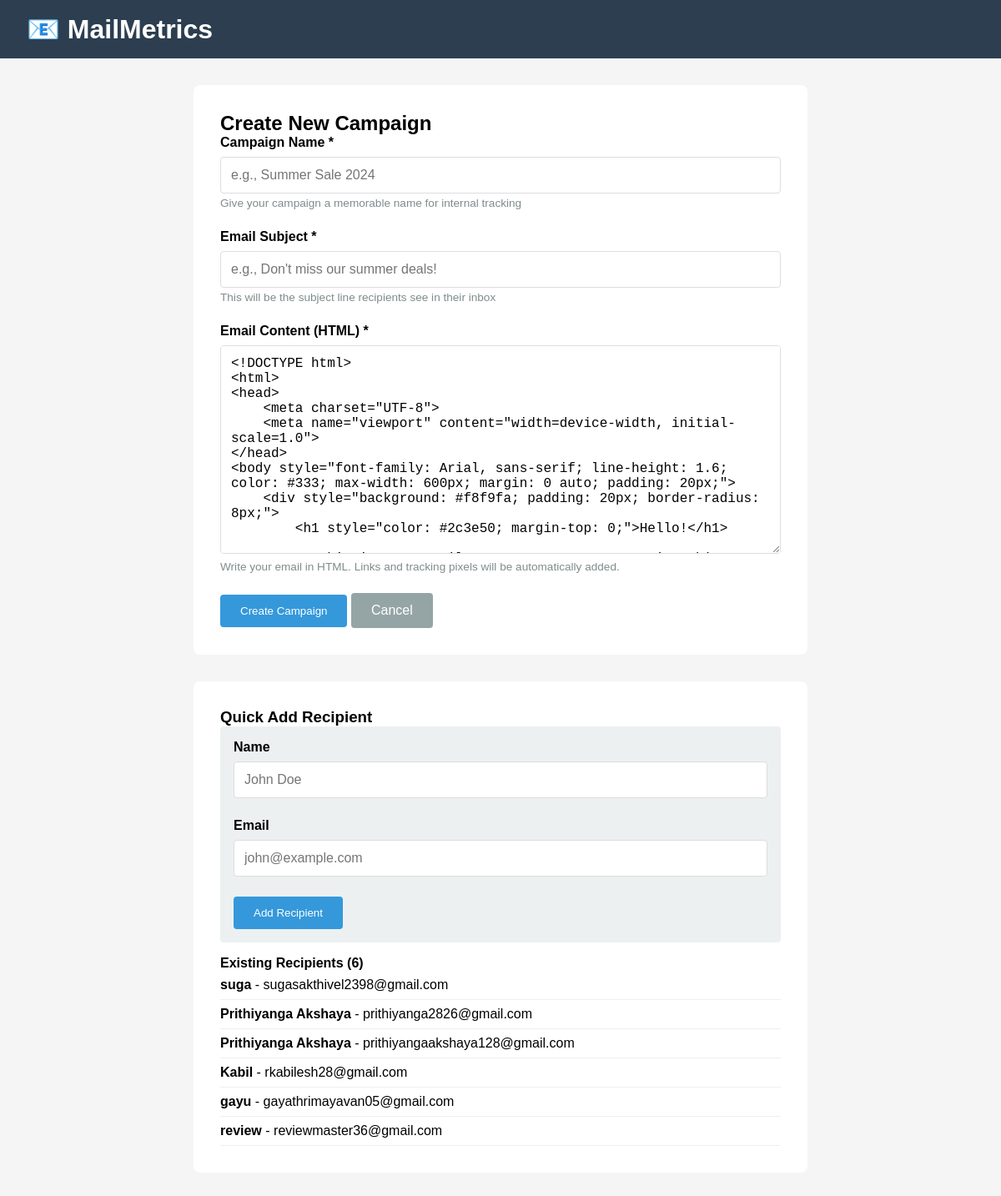
Screenshot of /campaigns/create/ with the database file from the repository.
### emails/models.py (models this page shows, shortened)
class Recipient(models.Model):
    email = models.EmailField(unique=True)
    name = models.CharField(max_length=200)
    created_at = models.DateTimeField(auto_now_add=True)

### emails/views.py (the view, shortened to what this page needs)
# urls.py: path('campaigns/create/', views.create_campaign, name='create_campaign'),
def create_campaign(request):
    recipients = Recipient.objects.all()
    return render(request, 'send_email.html', {'recipients': recipients})

### emails/templates/send_email.html (shortened to what this page needs)
<!DOCTYPE html>
<html>
<head>
</head>
<body>
    <div class="navbar">
        <h1>📧 MailMetrics</h1>
    </div>
    <div class="container">
        <div class="card">
            <h2>Create New Campaign</h2>
            <form method="post" action="{% url 'create_campaign' %}">
                <div class="form-group">
                    <label for="name">Campaign Name *</label>
                    <input type="text" id="name" name="name" required placeholder="e.g., Summer Sale 2024">
                    <div class="help-text">Give your campaign a memorable name for internal tracking</div>
                </div>
                <div class="form-group">
                    <label for="subject">Email Subject *</label>
                    <input type="text" id="subject" name="subject" required placeholder="e.g., Don't miss our summer deals!">
                    <div class="help-text">This will be the subject line recipients see in their inbox</div>
                </div>
                <div class="form-group">
                    <label for="content">Email Content (HTML) *</label>
                    <textarea id="content" name="content" required placeholder="Enter your HTML email content here..."><!DOCTYPE html>
<html>
<head>
    <meta charset="UTF-8">
    <meta name="viewport" content="width=device-width, initial-scale=1.0">
</head>
<body style="font-family: Arial, sans-serif; line-height: 1.6; color: #333; max-width: 600px; margin: 0 auto; padding: 20px;">
    <div style="background: #f8f9fa; padding: 20px; border-radius: 8px;">
        <h1 style="color: #2c3e50; margin-top: 0;">Hello!</h1>
        <p>This is your email content. You can customize this HTML to match your brand.</p>
        <p>Add images, links, and styling as needed.</p>
        <a href="https://example.com" style="display: inline-block; padding: 12px 24px; background: #3498db; color: white; text-decoration: none; border-radius: 4px; margin: 10px 0;">Click Here</a>
        <p style="margin-top: 20px; font-size: 0.9rem; color: #7f8c8d;">
            Best regards,<br>
            Your Team
        </p>
    </div>
</body>
</html></textarea>
                    <div class="help-text">Write your email in HTML. Links and tracking pixels will be automatically added.</div>
                </div>
                <button type="submit" class="btn">Create Campaign</button>
                <a href="{% url 'dashboard' %}" class="btn btn-secondary">Cancel</a>
            </form>
        </div>
        <div class="card recipients">
            <h3>Quick Add Recipient</h3>
            <div class="recipient-form">
                <form method="post" action="{% url 'add_recipient' %}">
                    <div class="form-group">
                        <label for="recipient-name">Name</label>
                        <input type="text" id="recipient-name" name="name" required placeholder="John Doe">
                    </div>
                    <div class="form-group">
                        <label for="recipient-email">Email</label>
                        <input type="email" id="recipient-email" name="email" required placeholder="john@example.com">
                    </div>
                    <button type="submit" class="btn">Add Recipient</button>
                </form>
            </div>
            <h4>Existing Recipients ({{ recipients.count }})</h4>
            {% if recipients %}
            <ul style="list-style: none; padding: 0;">
                {% for recipient in recipients %}
                <li style="padding: 0.5rem 0; border-bottom: 1px solid #ecf0f1;">
                    <strong>{{ recipient.name }}</strong> - {{ recipient.email }}
                </li>
                {% endfor %}
            </ul>
            {% else %}
            <p style="color: #7f8c8d;">No recipients yet. Add some above to get started!</p>
            {% endif %}
        </div>
    </div>
</body>
</html>

### emails/templates/send_email.html (style rules this page uses)
* { margin: 0; padding: 0; box-sizing: border-box; }
body { font-family: Arial, sans-serif; background: #f5f5f5; }
.navbar { background: #2c3e50; color: white; padding: 1rem 2rem; }
.container { max-width: 800px; margin: 2rem auto; padding: 0 2rem; }
.card { background: white; padding: 2rem; border-radius: 8px; margin-bottom: 1rem; }
.form-group { margin-bottom: 1.5rem; }
label { display: block; margin-bottom: 0.5rem; font-weight: bold; }
input, textarea { width: 100%; padding: 0.75rem; border: 1px solid #ddd; border-radius: 4px; font-size: 1rem; }
textarea { min-height: 250px; font-family: monospace; }
.btn { padding: 0.75rem 1.5rem; background: #3498db; color: white; border: none; border-radius: 4px; cursor: pointer; text-decoration: none; display: inline-block; }
.btn-secondary { background: #95a5a6; }
.recipients { margin-top: 2rem; }
.help-text { font-size: 0.85rem; color: #7f8c8d; margin-top: 0.25rem; }
.recipient-form { background: #ecf0f1; padding: 1rem; border-radius: 4px; margin-bottom: 1rem; }

### rows the page displays
Recipient: name "suga", email "sugasakthivel2398@gmail.com"
Recipient: name "Prithiyanga Akshaya", email "prithiyanga2826@gmail.com"
Recipient: name "Prithiyanga Akshaya", email "prithiyangaakshaya128@gmail.com"
Recipient: name "Kabil", email "rkabilesh28@gmail.com"
Recipient: name "gayu", email "gayathrimayavan05@gmail.com"
Recipient: name "review", email "reviewmaster36@gmail.com"

### other values shown
{{ recipients.count }} "6"
